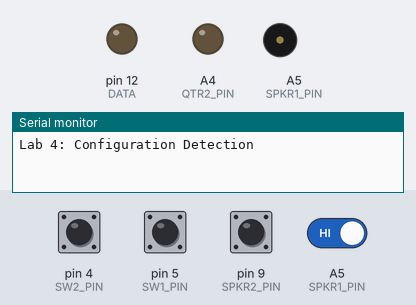
A sketch run on a simulated Arduino Uno, built with avr-gcc and run on an emulated ATmega328P. On the bench: output pins drawn as LEDs (lit = HIGH), buzzer (waves = sounding), the last lines printed to the serial monitor. The test bench sets the inputs (shaded band); at power-on: A5 (SPKR1_PIN), pin 4 (SW2_PIN), pin 5 (SW1_PIN) HIGH, pin 9 (SPKR2_PIN) LOW. Pins used as bus, display or sensor lines are not drawn.

Above: at 1.2 s.
1.3 s: pin 4 (SW2_PIN) pulled LOW for 0.15 s
2.9 s: pin 5 (SW1_PIN) pulled LOW for 0.15 s
4.5 s: pin 9 (SPKR2_PIN) pulled LOW for 0.15 s
6.1 s: pin 5 (SW1_PIN) driven LOW and A5 (SPKR1_PIN) driven LOW
At 6.6 s:
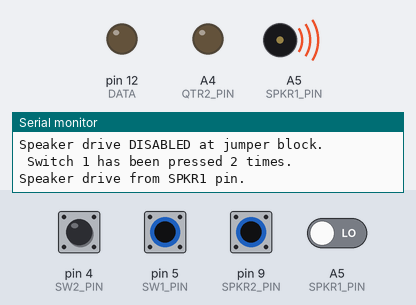
Timing chart, 0 to 8.6 s (numbered marks = the images above; inputs shaded):
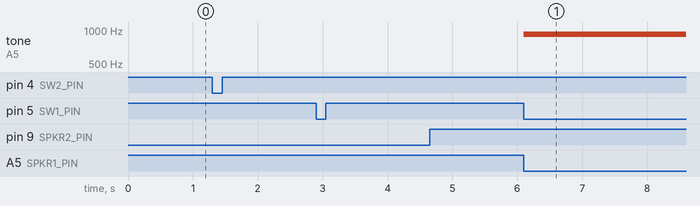

The sketch:

lab_4_v2.ino
```cpp
// CPET-202 RIT Lab 4 starting code

#define CLOCK            13
#define DATA             12
#define SPKR1_PIN        A5
#define SPKR2_PIN        9
#define SW1_PIN          5
#define SW2_PIN          4
#define QTR1_PIN         A3
#define QTR2_PIN         A4

boolean isSw1Pressed, prevIsSw1Pressed = false, isSw1Up2Dn, isSw1Dn2Up, isSw1Change;
boolean isSw2Pressed, prevIsSw2Pressed = false, isSw2Up2Dn, isSw2Dn2Up, isSw2Change;
//boolean isSw1Rise, isSw2Rise;
//boolean isSw1Change, isSw1Change;
//boolean isSw1Fall, isSw2Fall;
int beepPin; // a variable since it is not known yet which pin has the speaker attached
int numTimesPressed=0;
//long startMicroseconds=0, elapsedMicroseconds=0;


//***********************************************************************************
void setup()
{
  configureBoardPins();
  beepPin = getActiveBeepPin();  // will affect beeper sound when in main loop
  Serial.begin(9600);
  Serial.println(F("Lab 4: Configuration Detection"));
  pinMode(SPKR1_PIN,INPUT_PULLUP);
  pinMode(SPKR2_PIN,INPUT_PULLUP);
}

//***********************************************************************************
void loop()
{
  //added
  //startMicroseconds=micros(); // to measure execution time
  //digitalWrite(QTR2_PIN,HIGH); // connect oscilloscope probe to this pin.
  //end

  updateSwitchStates(); // function call to update state of switches (pressed/not pressed)
  countSwitchPresses(); // increment or decrement counter of switch presses
//  countSwitchPressesUsingStateMachine(); // avoids any risk of switch bounce
  lightUpBarGraph(numTimesPressed); // light all LEDs from bottom up to numTimesPressed level


  //beepPin = SPKR1_PIN;
  //beepPin = getActiveBeepPin();  // will affect beeper sound when in main loop
  beepPin = getActiveBeepPin();
  if (isSw1Pressed|| isSw2Pressed) {
    tone(beepPin,880+numTimesPressed*20);  //change tone
    if (isSw1Up2Dn || isSw1Up2Dn){
      displayBeepPin(beepPin);
    }
  }
  else{
    noTone(beepPin);
  }


  //added code
  //digitalWrite(QTR2_PIN,LOW);
  //elapsedMicroseconds=micros()-startMicroseconds; // to measure execution time
  //Serial.print("loop execution time was ");
  //Serial.print(elapsedMicroseconds);
  //Serial.println(" microseconds.");
  //added code ends
  delay(10);   //remove delay to see switch bounce glitch
} // Arduino loop()

//***********************************************************************************
void displayBeepPin(int beepPin)
{ // for spam reduction use static variable

  // declare variable here
  static int lastbeep = 0;

  // add anti-spam code here

  // Report speaker drive configuration (SPKR1, SPKR2, DISABLED) to console.
 if(lastbeep != beepPin){
  switch (beepPin) {
    case (SPKR1_PIN): Serial.println(F("Speaker drive from SPKR1 pin.")); break;
    // add case for SPKR2_PIN
    case (SPKR2_PIN): Serial.println(F("Speaker drive from SPKR2 pin.")); break;
    default:     Serial.println(F("Speaker drive DISABLED at jumper block."));

  }
  lastbeep = beepPin;
  }
}

//***********************************************************************************
int getActiveBeepPin(void)
{
  // Determine switchblock signal routing. Speaker/resistor will pull down
  // soft pullup of digital I/O.
  //
  // add:
  //    Configure SPKR1 and SPKR2 drive pins as pulled up inputs.
  //    Read pin levels.
  //    If a pin is high, it is not connected: leave as input.
  //    If a pin is low it is connected. tone() will automatically configure it for output.
  //    Return value of beepPin as SPKR1, SPKR2 or -1, depending on discovery
  int tempbeepPin;
  //int beepPin = SPKR1_PIN;\
  //beepPin = 0;
  //pinMode(SPKR1_PIN,INPUT_PULLUP);
  //pinMode(SPKR2_PIN,INPUT_PULLUP);
  if (digitalRead(SPKR1_PIN) == LOW){
//    pinMode(SPKR1_PIN,OUTPUT);
//    pinMode(SPKR2_PIN,INPUT_PULLUP);
    //Serial.println("Spkr 1 set");
    tempbeepPin = SPKR1_PIN;
  }
  else if (digitalRead(SPKR2_PIN) == LOW){
//    pinMode(SPKR1_PIN,INPUT_PULLUP);
//    pinMode(SPKR2_PIN,OUTPUT);
    tempbeepPin = SPKR2_PIN;
    //Serial.println("Spkr 2 set");
  }
  else{
    tempbeepPin = -1;
//    pinMode(SPKR1_PIN,INPUT_PULLUP);
//    pinMode(SPKR2_PIN,INPUT_PULLUP);
  }
  return tempbeepPin;
}

//*******************************************************************************************
void configureBoardPins(void)
{
  // Use pin names per schematic.
  // Schematic inputs are uC outputs.
  // Initialize outputs to benign levels (usually LOW)
  // Schematic outputs are uC inputs.
  // Assign pullups (INPUT_PULLUP) to indeterminate or unattached inputs.

  pinMode(SW1_PIN, INPUT_PULLUP);  // SPST active low pushbutton
  pinMode(SW2_PIN, INPUT_PULLUP);
//add pinmode for pin 2


  pinMode(SPKR1_PIN, INPUT_PULLUP); // I/O pin speaker drive connection sense
  pinMode(SPKR2_PIN, INPUT_PULLUP);
//add pinmode for SPKR2
  pinMode(CLOCK, OUTPUT);
  pinMode(DATA, OUTPUT);
  pinMode(QTR2_PIN, OUTPUT);  // add for timing measurement using oscilloscope
}

//*******************************************************************************************
void updateSwitchStates (void)
{ // Signal conditioning: Log switch states and transitions
  //switch 1
  prevIsSw1Pressed = isSw1Pressed;
  isSw1Pressed = !digitalRead(SW1_PIN); // convert switch active low to active high
  isSw1Up2Dn = (isSw1Pressed && !prevIsSw1Pressed); // switch just pressed
  isSw1Dn2Up = (!isSw1Pressed && prevIsSw1Pressed);   // switch just released
  isSw1Change = (isSw1Up2Dn || isSw1Dn2Up);             // switch just changed state

  //switch 2
  prevIsSw2Pressed = isSw2Pressed;
  isSw2Pressed = !digitalRead(SW2_PIN); // convert switch active low to active high
  isSw2Up2Dn = (isSw2Pressed && !prevIsSw2Pressed); // switch just pressed
  isSw1Dn2Up = (!isSw2Pressed && prevIsSw2Pressed);   // switch just released
  isSw2Change = (isSw2Up2Dn || isSw2Dn2Up);             // switch just changed state
}

//*******************************************************************************************
void countSwitchPresses(void)
{ // if SW1 just pressed down, count up by one,
  // if SW2 just pressed down, count down by one
  // if  numTimesPressed<0, force numTimesPressed to be zero
  // if  numTimesPressed>10, force numTimesPressed to be 10.
  // only if the value of numTimesPressed has changed, print the new value of numTimesPressed

  if (isSw1Up2Dn){
    numTimesPressed ++;
  }
  else if (isSw2Up2Dn){
    //Serial.println("Switch 2 has been pressed;");
    numTimesPressed --;
  }
  else{
    numTimesPressed += 0;
  }
  if (numTimesPressed < 0){
    numTimesPressed = 0;
  }
  else if (numTimesPressed > 10){
    numTimesPressed = 10;
  }
  if(isSw1Up2Dn || isSw2Up2Dn){
  Serial.print(" Switch 1 has been pressed ");
  Serial.print(numTimesPressed);
  Serial.println(" times.");
  }

};

//***********************************************************************************
void pulseClk(void)
{
  // Pulse clock line: LOW, HIGH to get guaranteed rising edge
  // and leave function with LED on i.e. clock high.
  digitalWrite(CLOCK, LOW);
  digitalWrite(CLOCK, HIGH);
}

//***********************************************************************************
void lightUpBarGraph(int barNum)
{ // start by calling clearShiftRegisterToZero()
  // then clock out a 1 (HIGH) then follow it by a for loop that clocks
  // out a HIGH value barNum of times
  // use the pulseClk() function to perform clocking
  // if the barNum>=9 turn on the CLK_FF_PIN LED or if not, turn off the LED
  // if the barNum>=10 turn on the D_FF_PIN LED or if not, turn off the LED

  clearShiftRegisterToZero();
  int counter = barNum;
  //digitalWrite(CLOCK, HIGH);
  while (counter > 0){
    lightLED();
    counter --;
  }
  if (barNum >= 9){
    digitalWrite(DATA, HIGH);
  }
  else{
    digitalWrite(DATA, LOW);
  }
  if (barNum == 10){
    //lightLED();
    digitalWrite(CLOCK, HIGH);
  }
  else{
    digitalWrite(CLOCK, LOW);
  }


}

//***********************************************************************************
void clearShiftRegisterToZero(void)
{ // clear out the shift register by clocking out 8 zeroes.
  // leave the D_FF and CLK_FF pins LOW when done.
  // call the pulseClk() function to perform clocking.
  int counter = 8;
  while (counter > 0){
    darkLED();
    counter --;
  }
}

//***********************************************************************************
void countSwitchPressesUsingStateMachine (void)
{
  // Interpret changes in SW1 and SW2 presses
  // This function is complete as is. No modifications required.

  if ((isSw1Pressed && !prevIsSw1Pressed) &&  prevIsSw2Pressed ) numTimesPressed--; // falling SW1,  hi SW2 -> CW
  if ((!isSw1Pressed && prevIsSw1Pressed) && !isSw2Pressed ) numTimesPressed--; // rising SW1, low SW2 -> CW
  if ((isSw2Pressed && !prevIsSw2Pressed) && !isSw1Pressed ) numTimesPressed--; // falling SW2, low SW1 -> CW
  if ((!isSw2Pressed && prevIsSw2Pressed) &&  isSw1Pressed ) numTimesPressed--; // rising SW2,  hi SW1 -> CW

  if ((isSw1Pressed && !prevIsSw1Pressed) && !isSw2Pressed ) numTimesPressed++; // falling SW1, low SW2 -> CCW
  if ((!isSw1Pressed && prevIsSw1Pressed) &&  isSw2Pressed ) numTimesPressed++; // rising SW1,  hi SW2 -> CCW
  if ((isSw2Pressed && !prevIsSw2Pressed) &&  isSw1Pressed ) numTimesPressed++; // falling SW2,  hi SW1 -> CCW
  if ((!isSw2Pressed && prevIsSw2Pressed) && !isSw1Pressed ) numTimesPressed++; // rising SW2, low SW1 -> CCW}

  // check bounds on number, limit to 0 to 10
  if (numTimesPressed<0) numTimesPressed=0;
  if (numTimesPressed>10) numTimesPressed=10;
 }
//***********************************************************************************
void darkLED(){
  digitalWrite (DATA,LOW);
  pulseClk();
  digitalWrite(CLOCK, LOW);
  //delay(delaysample);
}
//***********************************************************************************
void lightLED(){
  digitalWrite (DATA,HIGH);
  pulseClk();
  digitalWrite (DATA,LOW);
  digitalWrite(CLOCK, LOW);
}
```

Measured:
- after the input at 6.1 s, tone on A5 (SPKR1_PIN): silent → 920 Hz at once
